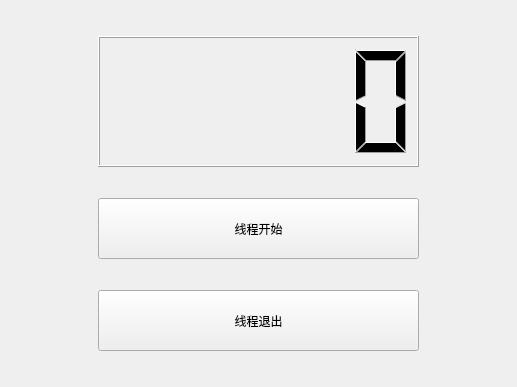
<?xml version="1.0" encoding="UTF-8"?>
<ui version="4.0">
 <class>Widget</class>
 <widget class="QWidget" name="Widget">
  <property name="geometry">
   <rect>
    <x>0</x>
    <y>0</y>
    <width>517</width>
    <height>387</height>
   </rect>
  </property>
  <property name="windowTitle">
   <string>Widget</string>
  </property>
  <layout class="QGridLayout" name="gridLayout">
   <item row="0" column="0">
    <widget class="QLCDNumber" name="lcdNumber">
     <property name="minimumSize">
      <size>
       <width>321</width>
       <height>131</height>
      </size>
     </property>
     <property name="maximumSize">
      <size>
       <width>321</width>
       <height>131</height>
      </size>
     </property>
     <property name="segmentStyle">
      <enum>QLCDNumber::Filled</enum>
     </property>
     <property name="value" stdset="0">
      <double>0.000000000000000</double>
     </property>
     <property name="intValue" stdset="0">
      <number>0</number>
     </property>
    </widget>
   </item>
   <item row="1" column="0">
    <widget class="QPushButton" name="pushButton">
     <property name="minimumSize">
      <size>
       <width>321</width>
       <height>61</height>
      </size>
     </property>
     <property name="maximumSize">
      <size>
       <width>321</width>
       <height>61</height>
      </size>
     </property>
     <property name="text">
      <string>线程开始</string>
     </property>
    </widget>
   </item>
   <item row="2" column="0">
    <widget class="QPushButton" name="pushButton_2">
     <property name="minimumSize">
      <size>
       <width>321</width>
       <height>61</height>
      </size>
     </property>
     <property name="maximumSize">
      <size>
       <width>321</width>
       <height>61</height>
      </size>
     </property>
     <property name="text">
      <string>线程退出</string>
     </property>
    </widget>
   </item>
  </layout>
 </widget>
 <resources/>
 <connections/>
</ui>
